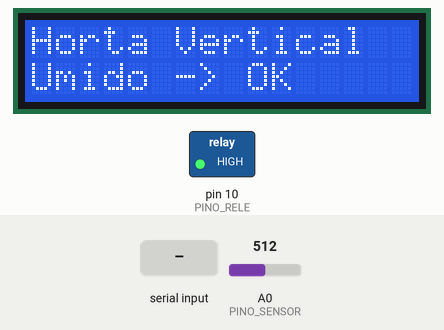
Recording of a sketch running on a simulated Arduino Uno, built with avr-gcc and run on an emulated ATmega328P. Shown: 16×2 character LCD, switched loads named in the sketch (green lamp = pin HIGH). Inputs (shaded band) come from the test bench; at power-on: A0 (PINO_SENSOR) = 512.

Above: at 3.2 s.
3.3 s: "regar\n" received over Serial
At 8.9 s:
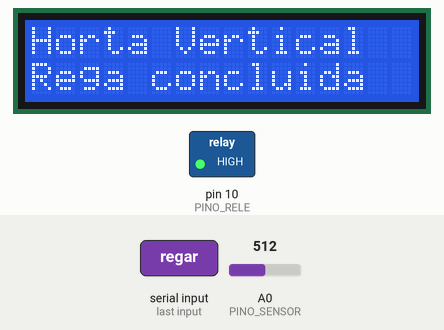
11.5 s: A0 (PINO_SENSOR) set to 701
At 13.9 s:
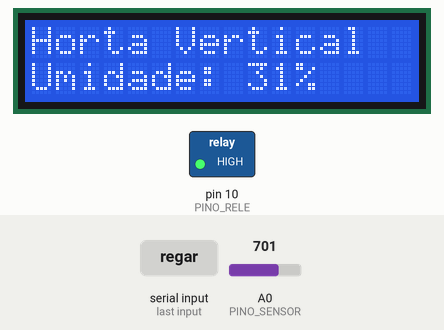
15.6 s: A0 (PINO_SENSOR) set to 733
At 18.4 s:
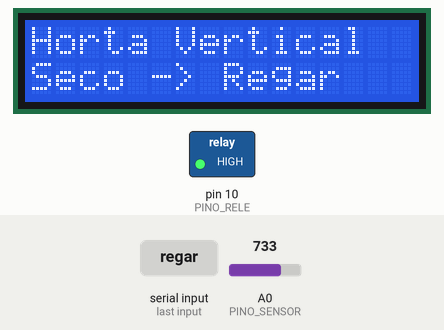
23.6 s: A0 (PINO_SENSOR) set to 716
At 25.4 s:
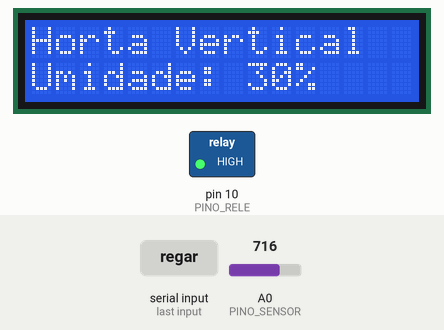
Timing chart, 0 to 26.9 s (numbered marks = the images above; inputs shaded):
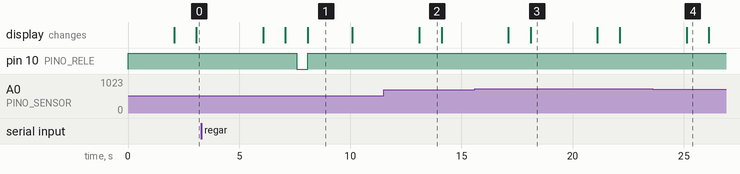

The sketch:

horta_vertical.ino
```cpp
#include <LiquidCrystal.h>

// ------------------------ LCD ------------------------
const int rs = 12, en = 11, d4 = 5, d5 = 4, d6 = 3, d7 = 2;
LiquidCrystal lcd(rs, en, d4, d5, d6, d7);

// ------------------------ Sensores e Rele ------------------------
const int PINO_SENSOR = A0;
const int PINO_RELE = 10;

// ------------------------ Configurações ------------------------
const int LIMIAR_SECO = 30;
const unsigned long TEMPO_REGA = 200;
const unsigned long INTERVALO_API = 240000;

unsigned long ultimo_api = 0;
int umidadeSolo = 0;

// ------------------------ Auxiliares ------------------------
void limparLinha(byte linha) {
  lcd.setCursor(0, linha);
  lcd.print("                ");
  lcd.setCursor(0, linha);
}

// ------------------------ Rega ------------------------
void irrigar() {
  limparLinha(1);
  lcd.print("Regando...");
  delay(500);

  digitalWrite(PINO_RELE, LOW);

  unsigned long inicio = millis();
  while (millis() - inicio < TEMPO_REGA) {
    limparLinha(1);
    lcd.print("Regando...");
    delay(500);
  }

  digitalWrite(PINO_RELE, HIGH);

  limparLinha(1);
  lcd.print("Rega concluida");
  delay(2000);
}

// ------------------------ Setup ------------------------
void setup() {
  pinMode(PINO_RELE, OUTPUT);
  digitalWrite(PINO_RELE, HIGH);

  lcd.begin(16, 2);
  lcd.print("Horta Vertical");
  limparLinha(1);
  lcd.print("Inicializando");

  Serial.begin(115200);
  delay(2000);
}

// ------------------------ Loop ------------------------
void loop() {

  // ====== Leitura do sensor ======
  umidadeSolo = analogRead(PINO_SENSOR);
  umidadeSolo = map(umidadeSolo, 1023, 0, 0, 100);

  limparLinha(1);
  lcd.print("Umidade: ");
  lcd.print(umidadeSolo);
  lcd.print("%");
  delay(1000);

  // ====== MODO MANUAL VIA SERIAL ======
  if (Serial.available()) {
    String cmd = Serial.readStringUntil('\n');
    cmd.trim();

    if (cmd == "regar") {
      irrigar();
    }
  }

  // ====== CHAMADA AUTOMÁTICA À API ======
  if (millis() - ultimo_api >= INTERVALO_API) {

    ultimo_api = millis();
    limparLinha(1);
    lcd.print("Consultando...");
    delay(500);

    Serial.println("pedir_previsao");


    while (Serial.available()) Serial.read();

    String resposta = "";
    unsigned long inicio = millis();

    while (millis() - inicio < 5000) {
      if (Serial.available()) {
        char c = Serial.read();
        if (c == '\n') break;
        resposta += c;
      }
    }

    resposta.trim();

    // ====== Interpretação da resposta ======
    if (resposta == "API:sim") {
      limparLinha(1);
      lcd.print("Vai chover");
      delay(2000);
    }

    else if (resposta == "API:nao") {
      if (umidadeSolo < LIMIAR_SECO) {
        irrigar();
      } else {
        limparLinha(1);
        lcd.print("Solo umido");
        delay(2000);
      }
    }

    else {
      // Fallback local (API falhou)
      limparLinha(1);
      lcd.print("API falhou");
      delay(1000);

      if (umidadeSolo < LIMIAR_SECO) {
        irrigar();
      }
    }
  }

  // ====== Status em repouso ======
  if (umidadeSolo < LIMIAR_SECO) {
    limparLinha(1);
    lcd.print("Seco -> Regar");
  } else {
    limparLinha(1);
    lcd.print("Umido -> OK");
  }

  delay(3000);
}
```

horta_arduino.ino
```cpp

```

Measured:
- the behaviour switches between 716 and 717 on A0 (PINO_SENSOR) (found by bisection; images 2 and 3)
- after the input at 3.3 s, pin 10 (PINO_RELE): HIGH → LOW after 4.3 s, → HIGH 0.50 s later; the display: first differs from a run without the input after 3.8 s (image 1 shows a later state)
- after the input at 11.5 s, the display: changes after 1.6 s (image 2)
- after the input at 15.6 s, the display: first changes after 1.5 s (image 3 shows a later state)
- after the input at 23.6 s, the display: changes after 1.5 s (image 4)
- what the display in image 1 shows lasts 2.0 s, from 8.1 s to 10.1 s
- what the display in image 2 shows lasts 1.0 s, from 13.1 s to 14.1 s
